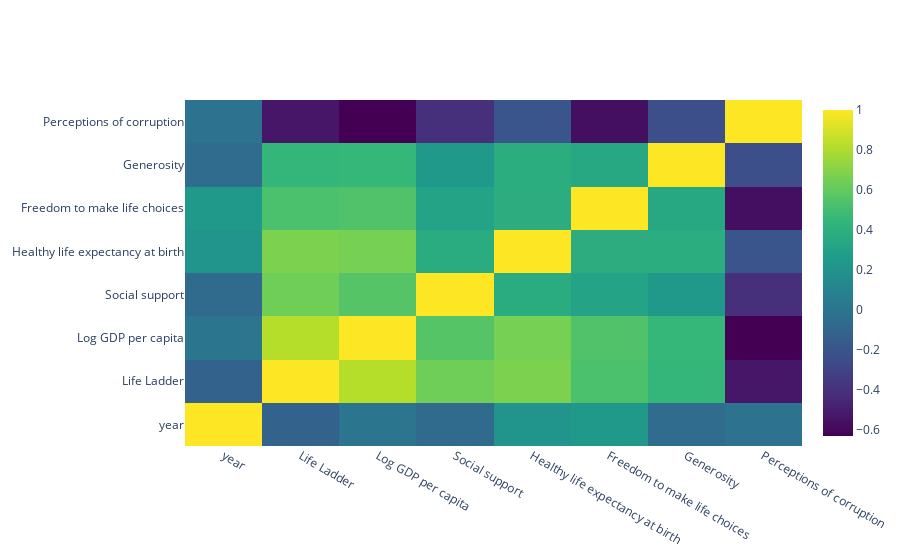

The notebook cell saved with this chart:
### Markdown cell above
***
- Let's look at heatmap for better understanding.
***

### Code cell
fig = go.Figure(go.Heatmap(z=middle_east.corr(), x=middle_east.corr().columns.tolist(), y=middle_east.corr().columns.tolist(),
                          colorscale="viridis"))
fig.show()

### Figure 1 — Plotly figure (JSON) as saved in the notebook; plotly's stock layout.template omitted (floating-point values rounded to 4 significant figures)
{"data": [{"colorscale": [[0, "#440154"], [0.1111, "#482878"], [0.2222, "#3e4989"], [0.3333, "#31688e"], [0.4444, "#26828e"], [0.5556, "#1f9e89"], [0.6667, "#35b779"], [0.7778, "#6ece58"], [0.8889, "#b5de2b"], [1, "#fde725"]], "type": "heatmap", "x": ["year", "Life Ladder", "Log GDP per capita", "Social support", "Healthy life expectancy at birth", "Freedom to make life choices", "Generosity", "Perceptions of corruption"], "y": ["year", "Life Ladder", "Log GDP per capita", "Social support", "Healthy life expectancy at birth", "Freedom to make life choices", "Generosity", "Perceptions of corruption"], "z": [[1, -0.1207, 0.001524, -0.06671, 0.2151, 0.239, -0.06233, -0.0159], [-0.1207, 1, 0.819, 0.64, 0.6742, 0.525, 0.4489, -0.5265], [0.001524, 0.819, 1, 0.5599, 0.6558, 0.5442, 0.4532, -0.6302], [-0.06671, 0.64, 0.5599, 1, 0.373, 0.3137, 0.2371, -0.4077], [0.2151, 0.6742, 0.6558, 0.373, 1, 0.3874, 0.3823, -0.1967], [0.239, 0.525, 0.5442, 0.3137, 0.3874, 1, 0.35, -0.5659], [-0.06233, 0.4489, 0.4532, 0.2371, 0.3823, 0.35, 1, -0.2343], [-0.0159, -0.5265, -0.6302, -0.4077, -0.1967, -0.5659, -0.2343, 1]]}], "layout": {}}
